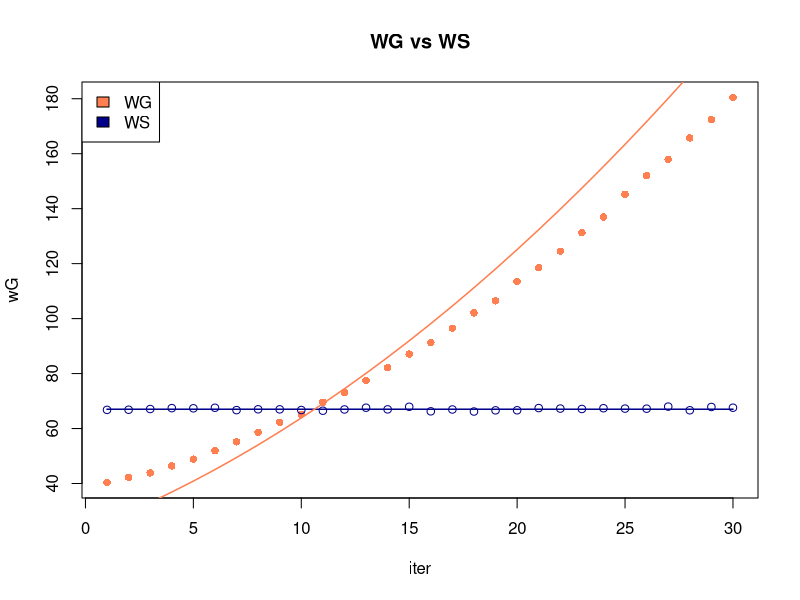

The R script that drew this image:
reps <- 100000
omega <- 0.5
alpha <- 0.1
theta <- 0.2
p <- 0.3
lambda <- 0.01
nA <- 30
wG <- rep(0, nA)
wS <- rep(0, nA)

prediction_wS <- rep(NA, nA)
prediction_wG <- rep(NA, nA)



iter <- 1:nA



thetaChance <- function(fitness, nB, phageType){
  
  
  thetaP <- which(fitness %in% c(2, 3))
  
  for(t in thetaP){
    if(fitness[t] == 2){ #host A
      burst_size <- rpois(1, nA + 1)
      if(runif(1) < omega){
        outcomes_A <- sample(c(0, 1, nA), burst_size, replace=TRUE, 
                             prob=c(lambda, alpha, theta*p))
        # make this specific to generalist vs specialist
        
        fitness[t] <- sum(outcomes_A)
      } else fitness[t] <- burst_size - 1
    }
    else if(fitness[t] == 3){ #host B
      burst_size <- rpois(1, nB+1)
      if(runif(1) < omega){
        outcomes_B <- sample(c(0, 1, nA, nB), burst_size, replace=TRUE, 
                             prob=c(lambda, alpha, theta * p, theta*(1-p)))
        fitness[t] <- sum(outcomes_B)
      } else fitness[t] <- burst_size - 1
    }
  }
  
  return(fitness)
}


for(i in iter){
  nB <- i
  fit_wG <- sample(c(0, 1, 2, 3), reps, replace=TRUE, prob=c(lambda, alpha, theta*p, theta*(1-p)))
  fit_wS <- sample(c(0, 1, 2), reps, replace=TRUE, prob=c(lambda, alpha, theta*p))
  
  fit_wG <- thetaChance(fit_wG, nB, "generalist")
  fit_wS <- thetaChance(fit_wS, nB, "specialist")
  prediction_wS[i] <- alpha/(alpha + lambda + theta*p) + 
    theta*p/(alpha + lambda + theta*p)*((1 - omega)*nA + 
                                        omega*(nA + 1)*(alpha/(alpha + lambda + theta*p) + 
                                                        nA*theta*p/(alpha + lambda + theta*p)))
  
  prediction_wG[i] <- alpha/(alpha + lambda + theta) + 
    theta*p/(alpha + lambda + theta)*((1 - omega)*nA + 
                                         omega*(nA + 1)*(alpha/(alpha + lambda + theta) + 
                                                           theta/(alpha + lambda + theta) * (p * nA + (1 - p) * nB))) +
     
    theta*(1 - p)/(alpha + lambda + theta)*((1 - omega)*nB + 
                                         omega*(nB + 1)*(alpha/(alpha + lambda + theta) + 
                                                           theta/(alpha + lambda + theta) * (p * nA + (1 - p) * nB)))
  
  
  wG[i] <- mean(fit_wG)
  wS[i] <- mean(fit_wS)
}




plot(iter, wG, col='coral', pch = 16)
points(iter, wS, col='darkblue')
points(iter, prediction_wS, col='darkblue', type="l", lwd=1.5)
points(iter, prediction_wG, col='coral', lwd=1.5, type="l")
legend("topleft", legend=c("WG", "WS"), fill=c('coral', 'darkblue'))
title("WG vs WS")
